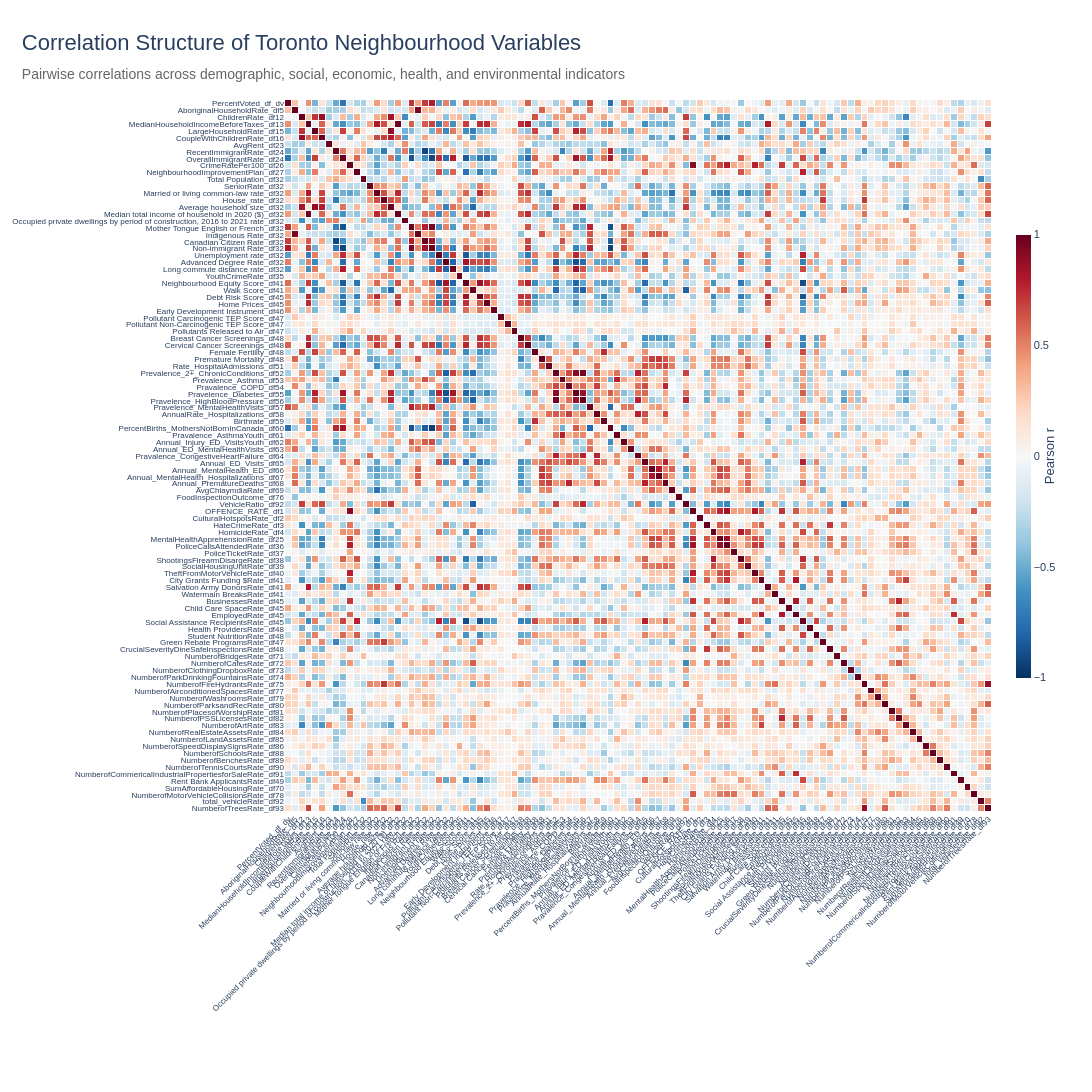

The notebook cell this image was saved under:
### Markdown cell above
# Correlation

### Code cell
# Load data
df_merge_all = pd.read_excel("final_table.xlsx")

X_master = df_merge_all.drop(
    columns=[
        "NEIGHBOURHOOD_ID",
    ]
)

# Numeric predictors only
X_numeric = X_master.select_dtypes(include=np.number)

# Correlation matrix

corr = X_numeric.corr()
cols = corr.columns


# P-value matrix

pvals = pd.DataFrame(
    np.nan,
    index=cols,
    columns=cols
)

for col1 in cols:
    for col2 in cols:

        if col1 == col2:
            pvals.loc[col1, col2] = 0
            continue

        valid = X_numeric[
            [col1, col2]
        ].dropna()

        if len(valid) >= 3:
            r, p = pearsonr(
                valid[col1],
                valid[col2]
            )

            pvals.loc[col1, col2] = p
            
# Create hover text matrix with same dimensions as correlation matrix
hover_text = np.empty(
    corr.shape,
    dtype=object
)

for i in range(corr.shape[0]):
    for j in range(corr.shape[1]):

        p = pvals.iloc[i, j]

        # Cleaner p-value formatting
        if p < 0.001:
            p_text = "< 0.001"
        else:
            p_text = f"{p:.3f}"

        hover_text[i, j] = (
            f"<b>{corr.columns[i]}</b><br>"
            f"vs. {corr.columns[j]}<br><br>"
            f"Pearson r: <b>{corr.iloc[i, j]:.2f}</b><br>"
            f"p-value: <b>{p_text}</b>"
        )


# Interactive heatmap

fig = go.Figure(
    data=go.Heatmap(
        z=corr.values,

        x=corr.columns,
        y=corr.index,

        text=hover_text,

        colorscale="RdBu_r",
        zmid=0,
        zmin=-1,
        zmax=1,

        xgap=1,
        ygap=1,

        colorbar=dict(
            title=dict(
                text="Pearson r",
                side="right"
            ),
            thickness=15,
            len=0.65,
            tickvals=[-1, -0.5, 0, 0.5, 1]
        ),

        hovertemplate=(
            "%{text}"
            "<extra></extra>"
        )
    )
)


# Layout

fig.update_layout(

    title=dict(
        text=(
            "Correlation Structure of Toronto Neighbourhood Variables"
            "<br>"
            "<span style='font-size:14px; color:#666666;'>"
            "Pairwise correlations across demographic, social, economic, health, and environmental indicators"
            "</span>"
        ),
        x=0.02,
        xanchor="left",
        font=dict(
            size=22
        )
    ),

    width=1500,
    height=1400,

    paper_bgcolor="white",
    plot_bgcolor="white",

    font=dict(
        family="Arial",
        size=11
    ),

    margin=dict(
        l=280,
        r=100,
        t=100,
        b=280
    )
)


# X axis
fig.update_xaxes(
    tickmode="array",
    tickvals=corr.columns,
    ticktext=corr.columns,
    tickangle=-45,
    side="bottom",
    showgrid=False,
    zeroline=False,
    tickfont=dict(size=8)
)


# Y axis
fig.update_yaxes(
    tickmode="array",
    tickvals=corr.index,
    ticktext=corr.index,
    autorange="reversed",
    showgrid=False,
    zeroline=False,
    tickfont=dict(size=8)
)


fig.show()

fig.write_json(
    "correlation_matrix.json"
)

corr.to_csv('CorrMatrix.csv')

### Figure 1 — Plotly figure (JSON) as saved in the notebook; plotly's stock layout.template omitted (floating-point values rounded to 4 significant figures; data arrays with more than 128 entries replaced by an {"elided": "..."} marker saying what was removed)
{"data": [{"colorbar": {"len": 0.65, "thickness": 15, "tickvals": [-1, -0.5, 0, 0.5, 1], "title": {"side": "right", "text": "Pearson r"}}, "colorscale": [[0, "rgb(5,48,97)"], [0.1, "rgb(33,102,172)"], [0.2, "rgb(67,147,195)"], [0.3, "rgb(146,197,222)"], [0.4, "rgb(209,229,240)"], [0.5, "rgb(247,247,247)"], [0.6, "rgb(253,219,199)"], [0.7, "rgb(244,165,130)"], [0.8, "rgb(214,96,77)"], [0.9, "rgb(178,24,43)"], [1, "rgb(103,0,31)"]], "hovertemplate": "%{text}<extra></extra>", "text": {"elided": "103x103 str values"}, "type": "heatmap", "x": ["PercentVoted_df_dv", "AboriginalHouseholdRate_df5", "ChildrenRate_df12", "MedianHouseholdIncomeBeforeTaxes_df13", "LargeHouseholdRate_df15", "CoupleWithChildrenRate_df16", "AvgRent_df23", "RecentImmigrantRate_df24", "OverallImmigrantRate_df24", "CrimeRatePer100_df26", "NeighbourhoodImprovementPlan_df27", "Total Population_df32", "SeniorRate_df32", "Married or living common-law rate_df32", "House_rate_df32", "Average household size_df32", "Median total income of household in 2020 ($)_df32", "Occupied private dwellings by period of construction, 2016 to 2021 rate_df32", "Mother Tongue English or French_df32", "Indigenous Rate_df32", "Canadian Citizen Rate_df32", "Non-immigrant Rate_df32", "Unemployment rate_df32", "Advanced Degree Rate_df32", "Long commute distance rate_df32", "YouthCrimeRate_df35", "Neighbourhood Equity Score_df41", "Walk Score_df41", "Debt Risk Score_df45", "Home Prices_df45", "Early Development Instrument_df46", "Pollutant Carcinogenic TEP Score_df47", "Pollutant Non-Carcinogenic TEP Score_df47", "Pollutants Released to Air_df47", "Breast Cancer Screenings_df48", "Cervical Cancer Screenings_df48", "Female Fertility_df48", "Premature Mortality_df48", "Rate_HospitalAdmissions_df51", "Prevalence_2+_ChronicConditions_df52", "Prevalence_Asthma_df53", "Pravalence_COPD_df54", "Pravelence_Diabetes_df55", "Pravelence_HighBloodPressure_df56", "Pravelence_MentalHealthVisits_df57", "AnnualRate_Hospitalizations_df58", "Birthrate_df59", "PercentBirths_MothersNotBornInCanada_df60", "Pravalence_AsthmaYouth_df61", "Annual_Injury_ED_VisitsYouth_df62", "Annual_ED_MentalHealthVisits_df63", "Pravalence_CongestiveHeartFailure_df64", "Annual_ED_Visits_df65", "Annual_MentalHealth_ED_df66", "Annual_MentalHealth_Hospitalizations_df67", "Annual_PrematureDeaths_df68", "AvgChlaymdiaRate_df69", "FoodInspectionOutcome_df76", "VehicleRatio_df92", "OFFENCE_RATE_df1", "CulturalHotspotsRate_df2", "HateCrimeRate_df3", "HomicideRate_df4", "MentalHealthApprehensionRate_df25", "PoliceCallsAttendedRate_df36", "PoliceTicketRate_df37", "ShootingsFirearmDisargeRate_df38", "SocialHousingUnitRate_df39", "TheftFromMotorVehicleRate_df40", "City Grants Funding $Rate_df41", "Salvation Army DonorsRate_df41", "Watermain BreaksRate_df41", "BusinessesRate_df45", "Child Care SpaceRate_df45", "EmployedRate_df45", "Social Assistance RecipientsRate_df45", "Health ProvidersRate_df48", "Student NutritionRate_df48", "Green Rebate ProgramsRate_df47", "CrucialSeverityDineSafeInspectionsRate_df48", "NumberofBridgesRate_df71", "NumberofCafesRate_df72", "NumberofClothingDropboxRate_df73", "NumberofParkDrinkingFountainsRate_df74", "NumberofFireHydrantsRate_df75", "NumberofAirconditionedSpacesRate_df77", "NumberofWashroomsRate_df79", "NumberofParksandRecRate_df80", "NumberofPlacesofWorshipRate_df81", "NumberofPSSLicensesRate_df82", "NumberofArtRate_df83", "NumberofRealEstateAssetsRate_df84", "NumberofLandAssetsRate_df85", "NumberofSpeedDisplaySignsRate_df86", "NumberofSchoolsRate_df88", "NumberofBenchesRate_df89", "NumberofTennisCourtsRate_df90", "NumberofCommericalIndustrialPropertiesforSaleRate_df91", "Rent Bank ApplicantsRate_df49", "SumAffordableHousingRate_df70", "NumberofMotorVehicleCollisionsRate_df78", "total_vehicleRate_df92", "NumberofTreesRate_df93"], "xgap": 1, "y": ["PercentVoted_df_dv", "AboriginalHouseholdRate_df5", "ChildrenRate_df12", "MedianHouseholdIncomeBeforeTaxes_df13", "LargeHouseholdRate_df15", "CoupleWithChildrenRate_df16", "AvgRent_df23", "RecentImmigrantRate_df24", "OverallImmigrantRate_df24", "CrimeRatePer100_df26", "NeighbourhoodImprovementPlan_df27", "Total Population_df32", "SeniorRate_df32", "Married or living common-law rate_df32", "House_rate_df32", "Average household size_df32", "Median total income of household in 2020 ($)_df32", "Occupied private dwellings by period of construction, 2016 to 2021 rate_df32", "Mother Tongue English or French_df32", "Indigenous Rate_df32", "Canadian Citizen Rate_df32", "Non-immigrant Rate_df32", "Unemployment rate_df32", "Advanced Degree Rate_df32", "Long commute distance rate_df32", "YouthCrimeRate_df35", "Neighbourhood Equity Score_df41", "Walk Score_df41", "Debt Risk Score_df45", "Home Prices_df45", "Early Development Instrument_df46", "Pollutant Carcinogenic TEP Score_df47", "Pollutant Non-Carcinogenic TEP Score_df47", "Pollutants Released to Air_df47", "Breast Cancer Screenings_df48", "Cervical Cancer Screenings_df48", "Female Fertility_df48", "Premature Mortality_df48", "Rate_HospitalAdmissions_df51", "Prevalence_2+_ChronicConditions_df52", "Prevalence_Asthma_df53", "Pravalence_COPD_df54", "Pravelence_Diabetes_df55", "Pravelence_HighBloodPressure_df56", "Pravelence_MentalHealthVisits_df57", "AnnualRate_Hospitalizations_df58", "Birthrate_df59", "PercentBirths_MothersNotBornInCanada_df60", "Pravalence_AsthmaYouth_df61", "Annual_Injury_ED_VisitsYouth_df62", "Annual_ED_MentalHealthVisits_df63", "Pravalence_CongestiveHeartFailure_df64", "Annual_ED_Visits_df65", "Annual_MentalHealth_ED_df66", "Annual_MentalHealth_Hospitalizations_df67", "Annual_PrematureDeaths_df68", "AvgChlaymdiaRate_df69", "FoodInspectionOutcome_df76", "VehicleRatio_df92", "OFFENCE_RATE_df1", "CulturalHotspotsRate_df2", "HateCrimeRate_df3", "HomicideRate_df4", "MentalHealthApprehensionRate_df25", "PoliceCallsAttendedRate_df36", "PoliceTicketRate_df37", "ShootingsFirearmDisargeRate_df38", "SocialHousingUnitRate_df39", "TheftFromMotorVehicleRate_df40", "City Grants Funding $Rate_df41", "Salvation Army DonorsRate_df41", "Watermain BreaksRate_df41", "BusinessesRate_df45", "Child Care SpaceRate_df45", "EmployedRate_df45", "Social Assistance RecipientsRate_df45", "Health ProvidersRate_df48", "Student NutritionRate_df48", "Green Rebate ProgramsRate_df47", "CrucialSeverityDineSafeInspectionsRate_df48", "NumberofBridgesRate_df71", "NumberofCafesRate_df72", "NumberofClothingDropboxRate_df73", "NumberofParkDrinkingFountainsRate_df74", "NumberofFireHydrantsRate_df75", "NumberofAirconditionedSpacesRate_df77", "NumberofWashroomsRate_df79", "NumberofParksandRecRate_df80", "NumberofPlacesofWorshipRate_df81", "NumberofPSSLicensesRate_df82", "NumberofArtRate_df83", "NumberofRealEstateAssetsRate_df84", "NumberofLandAssetsRate_df85", "NumberofSpeedDisplaySignsRate_df86", "NumberofSchoolsRate_df88", "NumberofBenchesRate_df89", "NumberofTennisCourtsRate_df90", "NumberofCommericalIndustrialPropertiesforSaleRate_df91", "Rent Bank ApplicantsRate_df49", "SumAffordableHousingRate_df70", "NumberofMotorVehicleCollisionsRate_df78", "total_vehicleRate_df92", "NumberofTreesRate_df93"], "ygap": 1, "z": {"elided": "103x103 float values"}, "zmax": 1, "zmid": 0, "zmin": -1}], "layout": {"font": {"family": "Arial", "size": 11}, "height": 1400, "margin": {"b": 280, "l": 280, "r": 100, "t": 100}, "paper_bgcolor": "white", "plot_bgcolor": "white", "title": {"font": {"size": 22}, "text": "Correlation Structure of Toronto Neighbourhood Variables<br><span style='font-size:14px; color:#666666;'>Pairwise correlations across demographic, social, economic, health, and environmental indicators</span>", "x": 0.02, "xanchor": "left"}, "width": 1500, "xaxis": {"showgrid": false, "side": "bottom", "tickangle": -45, "tickfont": {"size": 8}, "tickmode": "array", "ticktext": ["PercentVoted_df_dv", "AboriginalHouseholdRate_df5", "ChildrenRate_df12", "MedianHouseholdIncomeBeforeTaxes_df13", "LargeHouseholdRate_df15", "CoupleWithChildrenRate_df16", "AvgRent_df23", "RecentImmigrantRate_df24", "OverallImmigrantRate_df24", "CrimeRatePer100_df26", "NeighbourhoodImprovementPlan_df27", "Total Population_df32", "SeniorRate_df32", "Married or living common-law rate_df32", "House_rate_df32", "Average household size_df32", "Median total income of household in 2020 ($)_df32", "Occupied private dwellings by period of construction, 2016 to 2021 rate_df32", "Mother Tongue English or French_df32", "Indigenous Rate_df32", "Canadian Citizen Rate_df32", "Non-immigrant Rate_df32", "Unemployment rate_df32", "Advanced Degree Rate_df32", "Long commute distance rate_df32", "YouthCrimeRate_df35", "Neighbourhood Equity Score_df41", "Walk Score_df41", "Debt Risk Score_df45", "Home Prices_df45", "Early Development Instrument_df46", "Pollutant Carcinogenic TEP Score_df47", "Pollutant Non-Carcinogenic TEP Score_df47", "Pollutants Released to Air_df47", "Breast Cancer Screenings_df48", "Cervical Cancer Screenings_df48", "Female Fertility_df48", "Premature Mortality_df48", "Rate_HospitalAdmissions_df51", "Prevalence_2+_ChronicConditions_df52", "Prevalence_Asthma_df53", "Pravalence_COPD_df54", "Pravelence_Diabetes_df55", "Pravelence_HighBloodPressure_df56", "Pravelence_MentalHealthVisits_df57", "AnnualRate_Hospitalizations_df58", "Birthrate_df59", "PercentBirths_MothersNotBornInCanada_df60", "Pravalence_AsthmaYouth_df61", "Annual_Injury_ED_VisitsYouth_df62", "Annual_ED_MentalHealthVisits_df63", "Pravalence_CongestiveHeartFailure_df64", "Annual_ED_Visits_df65", "Annual_MentalHealth_ED_df66", "Annual_MentalHealth_Hospitalizations_df67", "Annual_PrematureDeaths_df68", "AvgChlaymdiaRate_df69", "FoodInspectionOutcome_df76", "VehicleRatio_df92", "OFFENCE_RATE_df1", "CulturalHotspotsRate_df2", "HateCrimeRate_df3", "HomicideRate_df4", "MentalHealthApprehensionRate_df25", "PoliceCallsAttendedRate_df36", "PoliceTicketRate_df37", "ShootingsFirearmDisargeRate_df38", "SocialHousingUnitRate_df39", "TheftFromMotorVehicleRate_df40", "City Grants Funding $Rate_df41", "Salvation Army DonorsRate_df41", "Watermain BreaksRate_df41", "BusinessesRate_df45", "Child Care SpaceRate_df45", "EmployedRate_df45", "Social Assistance RecipientsRate_df45", "Health ProvidersRate_df48", "Student NutritionRate_df48", "Green Rebate ProgramsRate_df47", "CrucialSeverityDineSafeInspectionsRate_df48", "NumberofBridgesRate_df71", "NumberofCafesRate_df72", "NumberofClothingDropboxRate_df73", "NumberofParkDrinkingFountainsRate_df74", "NumberofFireHydrantsRate_df75", "NumberofAirconditionedSpacesRate_df77", "NumberofWashroomsRate_df79", "NumberofParksandRecRate_df80", "NumberofPlacesofWorshipRate_df81", "NumberofPSSLicensesRate_df82", "NumberofArtRate_df83", "NumberofRealEstateAssetsRate_df84", "NumberofLandAssetsRate_df85", "NumberofSpeedDisplaySignsRate_df86", "NumberofSchoolsRate_df88", "NumberofBenchesRate_df89", "NumberofTennisCourtsRate_df90", "NumberofCommericalIndustrialPropertiesforSaleRate_df91", "Rent Bank ApplicantsRate_df49", "SumAffordableHousingRate_df70", "NumberofMotorVehicleCollisionsRate_df78", "total_vehicleRate_df92", "NumberofTreesRate_df93"], "tickvals": ["PercentVoted_df_dv", "AboriginalHouseholdRate_df5", "ChildrenRate_df12", "MedianHouseholdIncomeBeforeTaxes_df13", "LargeHouseholdRate_df15", "CoupleWithChildrenRate_df16", "AvgRent_df23", "RecentImmigrantRate_df24", "OverallImmigrantRate_df24", "CrimeRatePer100_df26", "NeighbourhoodImprovementPlan_df27", "Total Population_df32", "SeniorRate_df32", "Married or living common-law rate_df32", "House_rate_df32", "Average household size_df32", "Median total income of household in 2020 ($)_df32", "Occupied private dwellings by period of construction, 2016 to 2021 rate_df32", "Mother Tongue English or French_df32", "Indigenous Rate_df32", "Canadian Citizen Rate_df32", "Non-immigrant Rate_df32", "Unemployment rate_df32", "Advanced Degree Rate_df32", "Long commute distance rate_df32", "YouthCrimeRate_df35", "Neighbourhood Equity Score_df41", "Walk Score_df41", "Debt Risk Score_df45", "Home Prices_df45", "Early Development Instrument_df46", "Pollutant Carcinogenic TEP Score_df47", "Pollutant Non-Carcinogenic TEP Score_df47", "Pollutants Released to Air_df47", "Breast Cancer Screenings_df48", "Cervical Cancer Screenings_df48", "Female Fertility_df48", "Premature Mortality_df48", "Rate_HospitalAdmissions_df51", "Prevalence_2+_ChronicConditions_df52", "Prevalence_Asthma_df53", "Pravalence_COPD_df54", "Pravelence_Diabetes_df55", "Pravelence_HighBloodPressure_df56", "Pravelence_MentalHealthVisits_df57", "AnnualRate_Hospitalizations_df58", "Birthrate_df59", "PercentBirths_MothersNotBornInCanada_df60", "Pravalence_AsthmaYouth_df61", "Annual_Injury_ED_VisitsYouth_df62", "Annual_ED_MentalHealthVisits_df63", "Pravalence_CongestiveHeartFailure_df64", "Annual_ED_Visits_df65", "Annual_MentalHealth_ED_df66", "Annual_MentalHealth_Hospitalizations_df67", "Annual_PrematureDeaths_df68", "AvgChlaymdiaRate_df69", "FoodInspectionOutcome_df76", "VehicleRatio_df92", "OFFENCE_RATE_df1", "CulturalHotspotsRate_df2", "HateCrimeRate_df3", "HomicideRate_df4", "MentalHealthApprehensionRate_df25", "PoliceCallsAttendedRate_df36", "PoliceTicketRate_df37", "ShootingsFirearmDisargeRate_df38", "SocialHousingUnitRate_df39", "TheftFromMotorVehicleRate_df40", "City Grants Funding $Rate_df41", "Salvation Army DonorsRate_df41", "Watermain BreaksRate_df41", "BusinessesRate_df45", "Child Care SpaceRate_df45", "EmployedRate_df45", "Social Assistance RecipientsRate_df45", "Health ProvidersRate_df48", "Student NutritionRate_df48", "Green Rebate ProgramsRate_df47", "CrucialSeverityDineSafeInspectionsRate_df48", "NumberofBridgesRate_df71", "NumberofCafesRate_df72", "NumberofClothingDropboxRate_df73", "NumberofParkDrinkingFountainsRate_df74", "NumberofFireHydrantsRate_df75", "NumberofAirconditionedSpacesRate_df77", "NumberofWashroomsRate_df79", "NumberofParksandRecRate_df80", "NumberofPlacesofWorshipRate_df81", "NumberofPSSLicensesRate_df82", "NumberofArtRate_df83", "NumberofRealEstateAssetsRate_df84", "NumberofLandAssetsRate_df85", "NumberofSpeedDisplaySignsRate_df86", "NumberofSchoolsRate_df88", "NumberofBenchesRate_df89", "NumberofTennisCourtsRate_df90", "NumberofCommericalIndustrialPropertiesforSaleRate_df91", "Rent Bank ApplicantsRate_df49", "SumAffordableHousingRate_df70", "NumberofMotorVehicleCollisionsRate_df78", "total_vehicleRate_df92", "NumberofTreesRate_df93"], "zeroline": false}, "yaxis": {"autorange": "reversed", "showgrid": false, "tickfont": {"size": 8}, "tickmode": "array", "ticktext": ["PercentVoted_df_dv", "AboriginalHouseholdRate_df5", "ChildrenRate_df12", "MedianHouseholdIncomeBeforeTaxes_df13", "LargeHouseholdRate_df15", "CoupleWithChildrenRate_df16", "AvgRent_df23", "RecentImmigrantRate_df24", "OverallImmigrantRate_df24", "CrimeRatePer100_df26", "NeighbourhoodImprovementPlan_df27", "Total Population_df32", "SeniorRate_df32", "Married or living common-law rate_df32", "House_rate_df32", "Average household size_df32", "Median total income of household in 2020 ($)_df32", "Occupied private dwellings by period of construction, 2016 to 2021 rate_df32", "Mother Tongue English or French_df32", "Indigenous Rate_df32", "Canadian Citizen Rate_df32", "Non-immigrant Rate_df32", "Unemployment rate_df32", "Advanced Degree Rate_df32", "Long commute distance rate_df32", "YouthCrimeRate_df35", "Neighbourhood Equity Score_df41", "Walk Score_df41", "Debt Risk Score_df45", "Home Prices_df45", "Early Development Instrument_df46", "Pollutant Carcinogenic TEP Score_df47", "Pollutant Non-Carcinogenic TEP Score_df47", "Pollutants Released to Air_df47", "Breast Cancer Screenings_df48", "Cervical Cancer Screenings_df48", "Female Fertility_df48", "Premature Mortality_df48", "Rate_HospitalAdmissions_df51", "Prevalence_2+_ChronicConditions_df52", "Prevalence_Asthma_df53", "Pravalence_COPD_df54", "Pravelence_Diabetes_df55", "Pravelence_HighBloodPressure_df56", "Pravelence_MentalHealthVisits_df57", "AnnualRate_Hospitalizations_df58", "Birthrate_df59", "PercentBirths_MothersNotBornInCanada_df60", "Pravalence_AsthmaYouth_df61", "Annual_Injury_ED_VisitsYouth_df62", "Annual_ED_MentalHealthVisits_df63", "Pravalence_CongestiveHeartFailure_df64", "Annual_ED_Visits_df65", "Annual_MentalHealth_ED_df66", "Annual_MentalHealth_Hospitalizations_df67", "Annual_PrematureDeaths_df68", "AvgChlaymdiaRate_df69", "FoodInspectionOutcome_df76", "VehicleRatio_df92", "OFFENCE_RATE_df1", "CulturalHotspotsRate_df2", "HateCrimeRate_df3", "HomicideRate_df4", "MentalHealthApprehensionRate_df25", "PoliceCallsAttendedRate_df36", "PoliceTicketRate_df37", "ShootingsFirearmDisargeRate_df38", "SocialHousingUnitRate_df39", "TheftFromMotorVehicleRate_df40", "City Grants Funding $Rate_df41", "Salvation Army DonorsRate_df41", "Watermain BreaksRate_df41", "BusinessesRate_df45", "Child Care SpaceRate_df45", "EmployedRate_df45", "Social Assistance RecipientsRate_df45", "Health ProvidersRate_df48", "Student NutritionRate_df48", "Green Rebate ProgramsRate_df47", "CrucialSeverityDineSafeInspectionsRate_df48", "NumberofBridgesRate_df71", "NumberofCafesRate_df72", "NumberofClothingDropboxRate_df73", "NumberofParkDrinkingFountainsRate_df74", "NumberofFireHydrantsRate_df75", "NumberofAirconditionedSpacesRate_df77", "NumberofWashroomsRate_df79", "NumberofParksandRecRate_df80", "NumberofPlacesofWorshipRate_df81", "NumberofPSSLicensesRate_df82", "NumberofArtRate_df83", "NumberofRealEstateAssetsRate_df84", "NumberofLandAssetsRate_df85", "NumberofSpeedDisplaySignsRate_df86", "NumberofSchoolsRate_df88", "NumberofBenchesRate_df89", "NumberofTennisCourtsRate_df90", "NumberofCommericalIndustrialPropertiesforSaleRate_df91", "Rent Bank ApplicantsRate_df49", "SumAffordableHousingRate_df70", "NumberofMotorVehicleCollisionsRate_df78", "total_vehicleRate_df92", "NumberofTreesRate_df93"], "tickvals": ["PercentVoted_df_dv", "AboriginalHouseholdRate_df5", "ChildrenRate_df12", "MedianHouseholdIncomeBeforeTaxes_df13", "LargeHouseholdRate_df15", "CoupleWithChildrenRate_df16", "AvgRent_df23", "RecentImmigrantRate_df24", "OverallImmigrantRate_df24", "CrimeRatePer100_df26", "NeighbourhoodImprovementPlan_df27", "Total Population_df32", "SeniorRate_df32", "Married or living common-law rate_df32", "House_rate_df32", "Average household size_df32", "Median total income of household in 2020 ($)_df32", "Occupied private dwellings by period of construction, 2016 to 2021 rate_df32", "Mother Tongue English or French_df32", "Indigenous Rate_df32", "Canadian Citizen Rate_df32", "Non-immigrant Rate_df32", "Unemployment rate_df32", "Advanced Degree Rate_df32", "Long commute distance rate_df32", "YouthCrimeRate_df35", "Neighbourhood Equity Score_df41", "Walk Score_df41", "Debt Risk Score_df45", "Home Prices_df45", "Early Development Instrument_df46", "Pollutant Carcinogenic TEP Score_df47", "Pollutant Non-Carcinogenic TEP Score_df47", "Pollutants Released to Air_df47", "Breast Cancer Screenings_df48", "Cervical Cancer Screenings_df48", "Female Fertility_df48", "Premature Mortality_df48", "Rate_HospitalAdmissions_df51", "Prevalence_2+_ChronicConditions_df52", "Prevalence_Asthma_df53", "Pravalence_COPD_df54", "Pravelence_Diabetes_df55", "Pravelence_HighBloodPressure_df56", "Pravelence_MentalHealthVisits_df57", "AnnualRate_Hospitalizations_df58", "Birthrate_df59", "PercentBirths_MothersNotBornInCanada_df60", "Pravalence_AsthmaYouth_df61", "Annual_Injury_ED_VisitsYouth_df62", "Annual_ED_MentalHealthVisits_df63", "Pravalence_CongestiveHeartFailure_df64", "Annual_ED_Visits_df65", "Annual_MentalHealth_ED_df66", "Annual_MentalHealth_Hospitalizations_df67", "Annual_PrematureDeaths_df68", "AvgChlaymdiaRate_df69", "FoodInspectionOutcome_df76", "VehicleRatio_df92", "OFFENCE_RATE_df1", "CulturalHotspotsRate_df2", "HateCrimeRate_df3", "HomicideRate_df4", "MentalHealthApprehensionRate_df25", "PoliceCallsAttendedRate_df36", "PoliceTicketRate_df37", "ShootingsFirearmDisargeRate_df38", "SocialHousingUnitRate_df39", "TheftFromMotorVehicleRate_df40", "City Grants Funding $Rate_df41", "Salvation Army DonorsRate_df41", "Watermain BreaksRate_df41", "BusinessesRate_df45", "Child Care SpaceRate_df45", "EmployedRate_df45", "Social Assistance RecipientsRate_df45", "Health ProvidersRate_df48", "Student NutritionRate_df48", "Green Rebate ProgramsRate_df47", "CrucialSeverityDineSafeInspectionsRate_df48", "NumberofBridgesRate_df71", "NumberofCafesRate_df72", "NumberofClothingDropboxRate_df73", "NumberofParkDrinkingFountainsRate_df74", "NumberofFireHydrantsRate_df75", "NumberofAirconditionedSpacesRate_df77", "NumberofWashroomsRate_df79", "NumberofParksandRecRate_df80", "NumberofPlacesofWorshipRate_df81", "NumberofPSSLicensesRate_df82", "NumberofArtRate_df83", "NumberofRealEstateAssetsRate_df84", "NumberofLandAssetsRate_df85", "NumberofSpeedDisplaySignsRate_df86", "NumberofSchoolsRate_df88", "NumberofBenchesRate_df89", "NumberofTennisCourtsRate_df90", "NumberofCommericalIndustrialPropertiesforSaleRate_df91", "Rent Bank ApplicantsRate_df49", "SumAffordableHousingRate_df70", "NumberofMotorVehicleCollisionsRate_df78", "total_vehicleRate_df92", "NumberofTreesRate_df93"], "zeroline": false}}}
